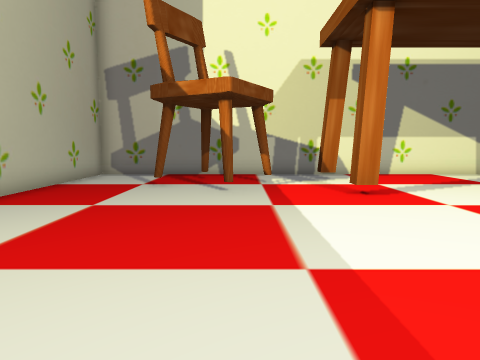
View 1 (above)

24 first-person views from a walk through a 3-D level made in the Unity game engine. The camera is 1.2 m above the floor, tilts 6° down and sees 70° across. The floor is counted in squares, 1 m on a side. Each view is taken from the middle of a square. On the plan, view 1 faces up. The plan holds only what a view shows up to about 14 squares ahead; the rest is blank. The place goes on beyond the plan. Some animated figures are left out. Some surface patterns are stand-ins.

View 2
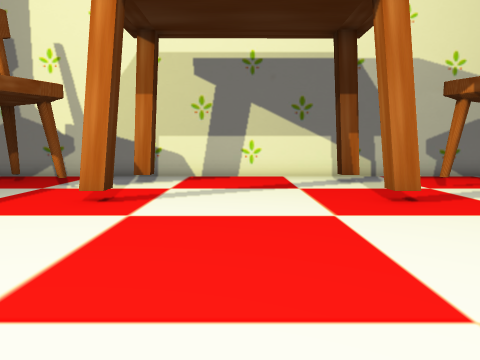

View 3
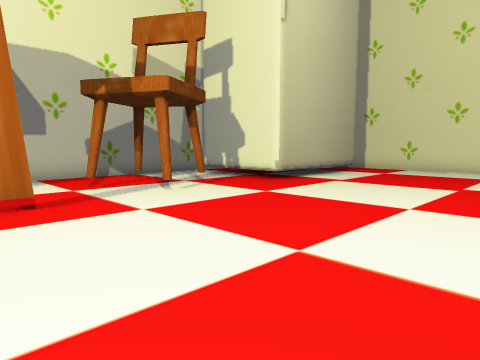

View 4
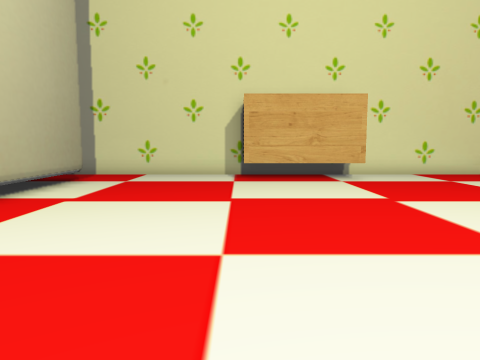

View 5
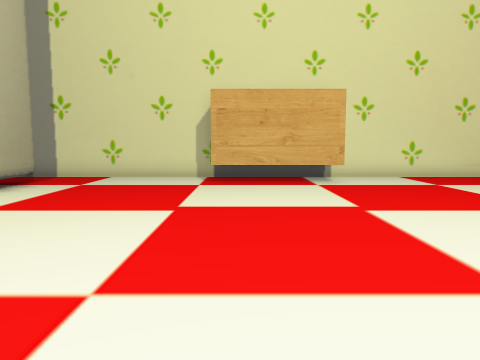

View 6
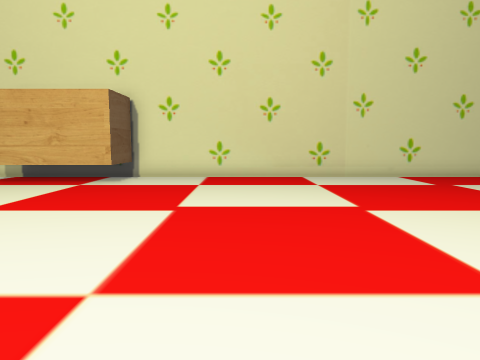

View 7
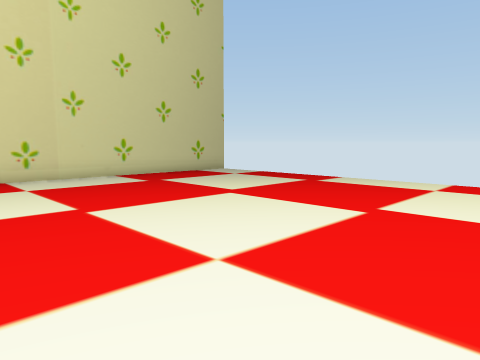

View 8
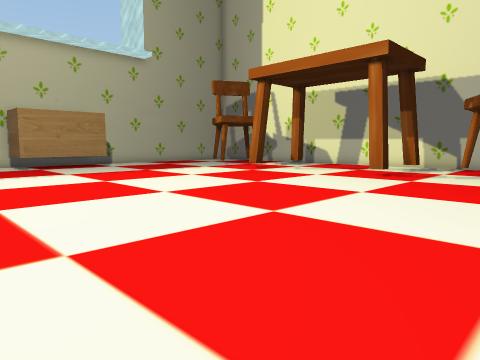

View 9
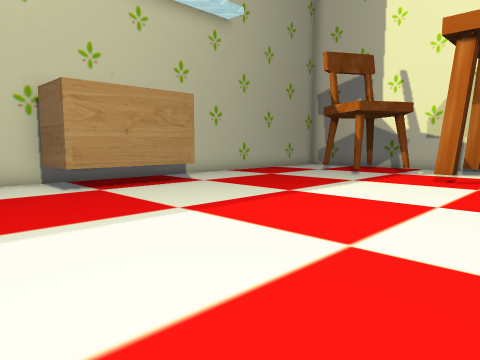

View 10
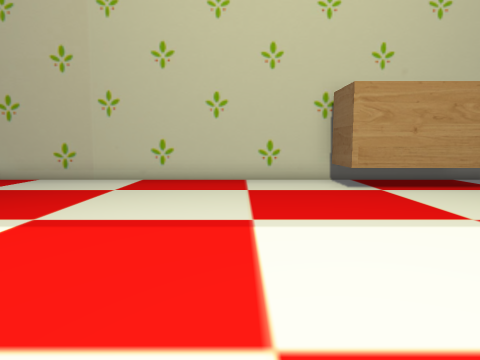

View 11
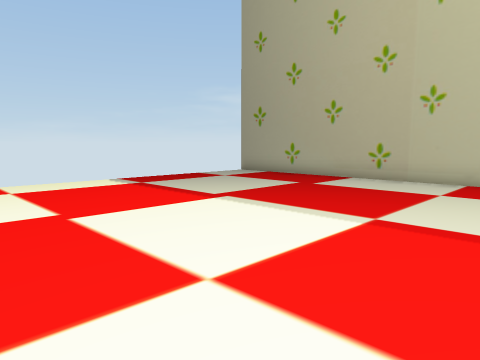

View 12
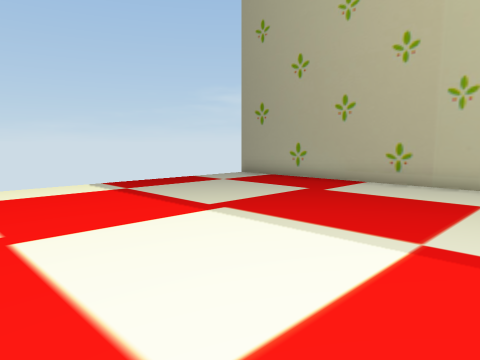

View 13
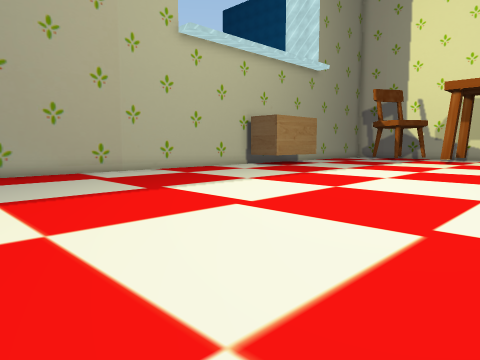

View 14
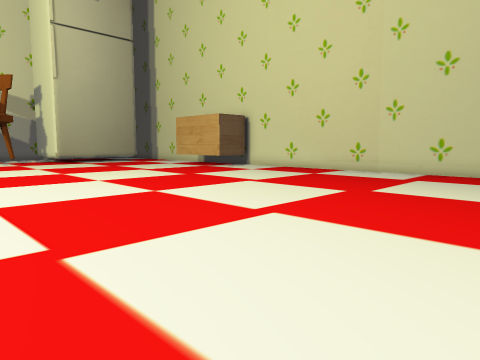

View 15
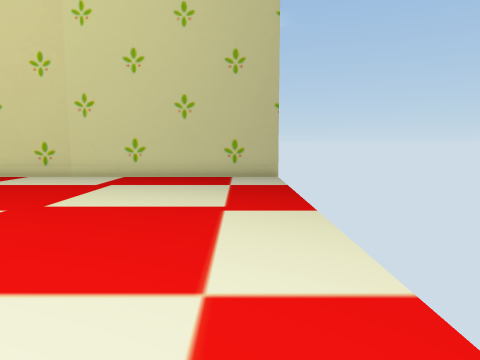

View 16
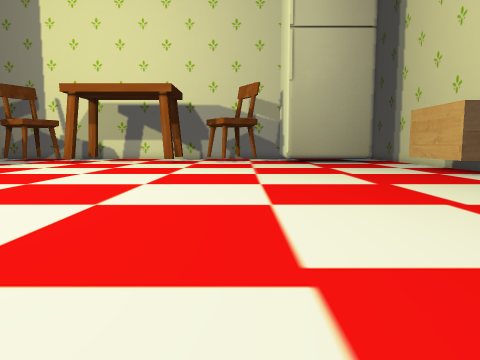

View 17
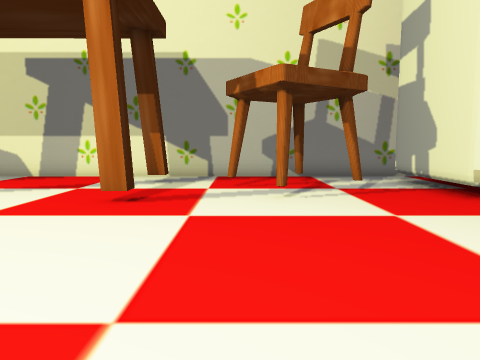

View 18
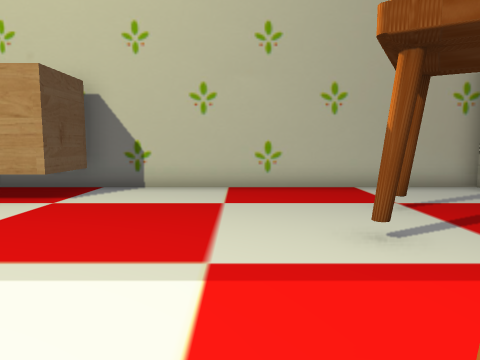

View 19
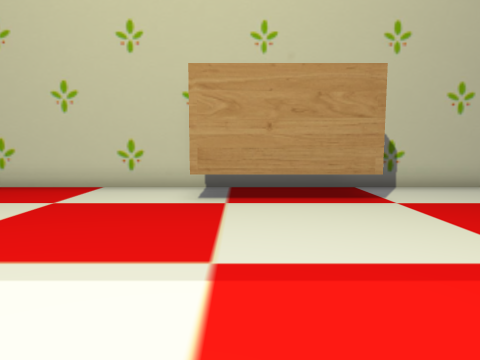

View 20
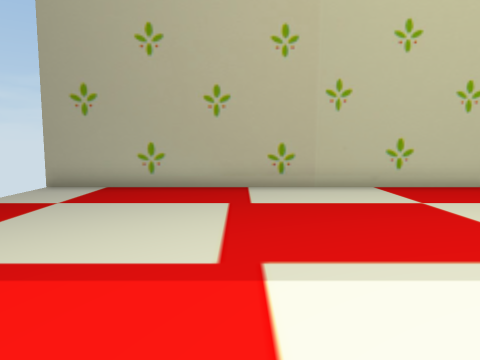

View 21
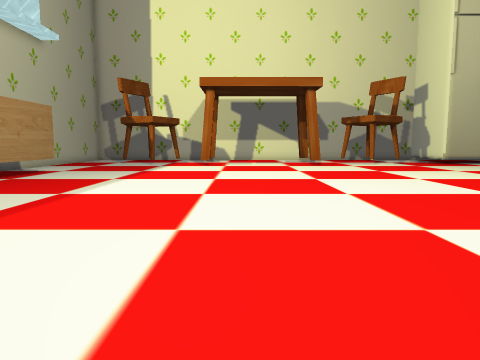

View 22
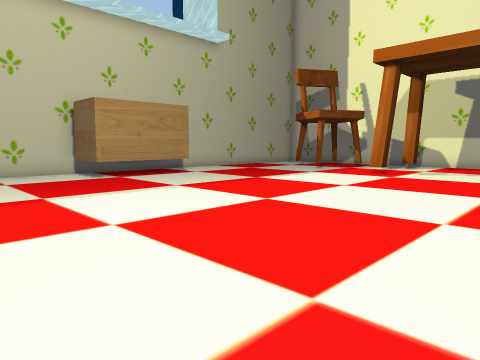

View 23
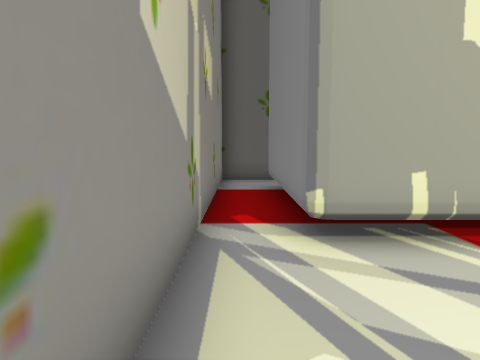

View 24
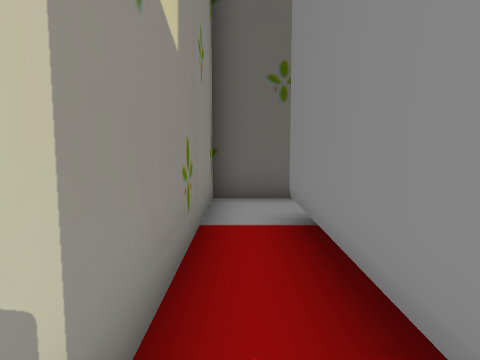

### Floor plan
Key: @ floor where view 1 was taken; # wall or solid block; . floor; B box; O other object.
Columns run from 6 left of view 1 to 25 right of it. Each row starts with its distance up from view 1.
 14 ################################
 13 #..............................#
 12 #....O...O.....OO...O..######..#
 11 #......O..........O....#       #
 10 #...O................O.#     ..#
  9 #.....O............O...#     ..#
  8 #........O.....OO......######..#
  7 #..............................#
  6 #..............................#
  5 #..............................#
  4 #..............................#
  3 #BBB.........................B #
  2    B........................B  #
  1    B........................B  #
  0    B..@.....................B  #
 -1 #BBB........................BBB#
 -2 #..............................#
 -3 #..............................#
 -4 #..............................#
 -5 #..............................#
 -6 #..............................#
 -7 #..............................#
 -8 #.............. ...............#
 -9 #.............. ...............#
-10 #..............  ..............#
-11 #..............  ..............#
-12 #.............. ...............#
-13 #..............................#
-14 #............... ..............#
-15 #.............. . .............#
-16 #.......... .. .    ...........#

Where each view was taken, in squares from view 1:
view 1: 0 up, 0 right, facing up
view 2: 1 up, 6 right, facing up
view 3: 1 up, 8 right, facing up-right
view 4: 3 up, 11 right, facing right
view 5: 2 up, 12 right, facing right
view 6: 5 down, 12 right, facing right
view 7: 5 down, 12 right, facing down-right
view 8: 5 down, 15 right, facing up-left
view 9: 4 down, 6 right, facing up-left
view 10: 4 down, 6 right, facing left
view 11: 5 down, 6 right, facing down-left
view 12: 6 down, 5 right, facing down-left
view 13: 16 down, 9 right, facing up-left
view 14: 15 down, 10 right, facing up-right
view 15: 15 down, 12 right, facing right
view 16: 14 down, 14 right, facing up
view 17: 1 up, 12 right, facing up
view 18: 7 up, 4 right, facing left
view 19: 0 up, 4 right, facing left
view 20: 11 down, 4 right, facing left
view 21: 12 down, 5 right, facing up
view 22: 6 down, 9 right, facing up-left
view 23: 13 up, 13 right, facing right
view 24: 13 up, 17 right, facing right
